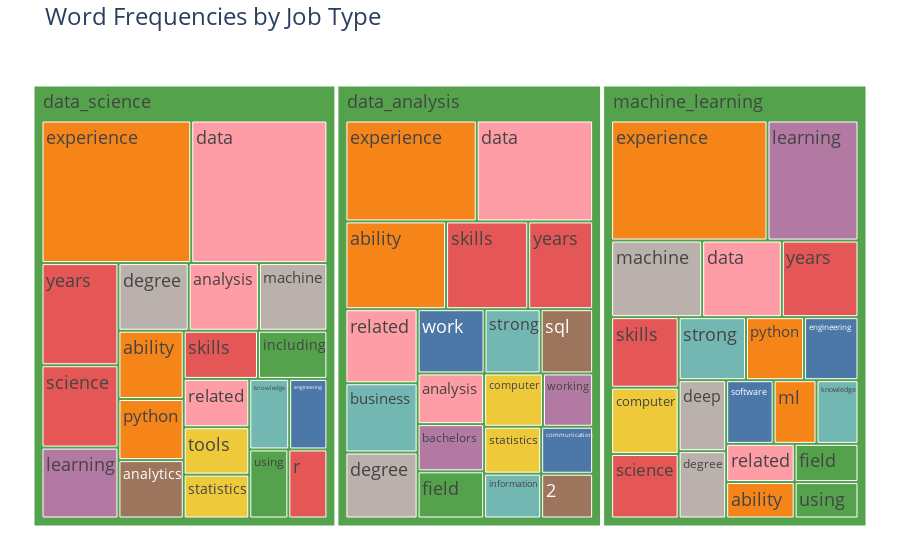

The code cell stored with this chart in its notebook:
### Code cell
# treemap of qual or resp for job types 
import plotly.express as px
import numpy as np

# create a custom color scale
color_scale = px.colors.qualitative.T10

# create the treemap figure with custom hover text and color scale
fig = px.treemap(df_word_count_qual, path=['job_type', 'word'], values='frequency', color='word',
                 color_discrete_sequence=color_scale,
                 hover_data={'frequency': ':.2f'},
                 hover_name='word', #textinfo='label+value')
)

# customize the font and size of the title and labels
fig.update_layout(title={'text': "Word Frequencies by Job Type", 'font': {'size': 24}},
                  font={'size': 18})

# customize the margins and background color
fig.update_layout(margin=dict(t=50, l=25, r=25, b=25),
                  #paper_bgcolor='rgba(0,0,0,0)',
                  plot_bgcolor='rgba(0,0,0,0)')

# show the figure
fig.show()
fig.write_html('../images/tree_map.html')

### Figure 1 — Plotly figure (JSON) as saved in the notebook; plotly's stock layout.template omitted (floating-point values rounded to 4 significant figures)
{"data": [{"branchvalues": "total", "customdata": [[46, "engineering"], [76, "ability"], [98, "years"], [48, "knowledge"], [57, "including"], [77, "computer"], [93, "learning"], [202, "data"], [65, "analytics"], [55, "degree"], [52, "software"], [105, "data"], [228, "experience"], [124, "skills"], [152, "ability"], [73, "strong"], [42, "field"], [53, "tools"], [54, "bachelors"], [92, "related"], [62, "strong"], [40, "2"], [45, "related"], [59, "engineering"], [134, "years"], [331, "data"], [79, "machine"], [81, "degree"], [74, "work"], [63, "python"], [54, "field"], [108, "science"], [75, "science"], [44, "information"], [40, "using"], [49, "statistics"], [46, "knowledge"], [54, "related"], [120, "machine"], [46, "working"], [81, "analysis"], [323, "experience"], [58, "sql"], [188, "learning"], [43, "ability"], [82, "skills"], [46, "using"], [54, "computer"], [68, "python"], [58, "deep"], [46, "statistics"], [42, "communication"], [47, "ml"], [46, "r"], [101, "years"], [86, "business"], [82, "degree"], [58, "analysis"], [61, "skills"], [364, "experience"], [1696, "(?)"], [1940, "(?)"], [1694, "(?)"]], "domain": {"x": [0, 1], "y": [0, 1]}, "hovertemplate": "<b>%{hovertext}</b><br><br>labels=%{label}<br>frequency=%{customdata[0]:.2f}<br>parent=%{parent}<br>id=%{id}<br>word=%{customdata[1]}<extra></extra>", "hovertext": ["engineering", "ability", "years", "knowledge", "including", "computer", "learning", "data", "analytics", "degree", "software", "data", "experience", "skills", "ability", "strong", "field", "tools", "bachelors", "related", "strong", "2", "related", "engineering", "years", "data", "machine", "degree", "work", "python", "field", "science", "science", "information", "using", "statistics", "knowledge", "related", "machine", "working", "analysis", "experience", "sql", "learning", "ability", "skills", "using", "computer", "python", "deep", "statistics", "communication", "ml", "r", "years", "business", "degree", "analysis", "skills", "experience", "(?)", "(?)", "(?)"], "ids": ["data_science/engineering", "data_science/ability", "data_analysis/years", "data_science/knowledge", "data_science/including", "machine_learning/computer", "data_science/learning", "data_analysis/data", "data_science/analytics", "machine_learning/degree", "machine_learning/software", "machine_learning/data", "data_analysis/experience", "data_analysis/skills", "data_analysis/ability", "machine_learning/strong", "machine_learning/field", "data_science/tools", "data_analysis/bachelors", "data_analysis/related", "data_analysis/strong", "data_analysis/2", "machine_learning/related", "machine_learning/engineering", "data_science/years", "data_science/data", "data_science/machine", "data_science/degree", "data_analysis/work", "machine_learning/python", "data_analysis/field", "data_science/science", "machine_learning/science", "data_analysis/information", "machine_learning/using", "data_science/statistics", "machine_learning/knowledge", "data_science/related", "machine_learning/machine", "data_analysis/working", "data_science/analysis", "machine_learning/experience", "data_analysis/sql", "machine_learning/learning", "machine_learning/ability", "machine_learning/skills", "data_science/using", "data_analysis/computer", "data_science/python", "machine_learning/deep", "data_analysis/statistics", "data_analysis/communication", "machine_learning/ml", "data_science/r", "machine_learning/years", "data_analysis/business", "data_analysis/degree", "data_analysis/analysis", "data_science/skills", "data_science/experience", "data_analysis", "data_science", "machine_learning"], "labels": ["engineering", "ability", "years", "knowledge", "including", "computer", "learning", "data", "analytics", "degree", "software", "data", "experience", "skills", "ability", "strong", "field", "tools", "bachelors", "related", "strong", "2", "related", "engineering", "years", "data", "machine", "degree", "work", "python", "field", "science", "science", "information", "using", "statistics", "knowledge", "related", "machine", "working", "analysis", "experience", "sql", "learning", "ability", "skills", "using", "computer", "python", "deep", "statistics", "communication", "ml", "r", "years", "business", "degree", "analysis", "skills", "experience", "data_analysis", "data_science", "machine_learning"], "marker": {"colors": ["#4C78A8", "#F58518", "#E45756", "#72B7B2", "#54A24B", "#EECA3B", "#B279A2", "#FF9DA6", "#9D755D", "#BAB0AC", "#4C78A8", "#FF9DA6", "#F58518", "#E45756", "#F58518", "#72B7B2", "#54A24B", "#EECA3B", "#B279A2", "#FF9DA6", "#72B7B2", "#9D755D", "#FF9DA6", "#4C78A8", "#E45756", "#FF9DA6", "#BAB0AC", "#BAB0AC", "#4C78A8", "#F58518", "#54A24B", "#E45756", "#E45756", "#72B7B2", "#54A24B", "#EECA3B", "#72B7B2", "#FF9DA6", "#BAB0AC", "#B279A2", "#FF9DA6", "#F58518", "#9D755D", "#B279A2", "#F58518", "#E45756", "#54A24B", "#EECA3B", "#F58518", "#BAB0AC", "#EECA3B", "#4C78A8", "#F58518", "#E45756", "#E45756", "#72B7B2", "#BAB0AC", "#FF9DA6", "#E45756", "#F58518", "#54A24B", "#54A24B", "#54A24B"]}, "name": "", "parents": ["data_science", "data_science", "data_analysis", "data_science", "data_science", "machine_learning", "data_science", "data_analysis", "data_science", "machine_learning", "machine_learning", "machine_learning", "data_analysis", "data_analysis", "data_analysis", "machine_learning", "machine_learning", "data_science", "data_analysis", "data_analysis", "data_analysis", "data_analysis", "machine_learning", "machine_learning", "data_science", "data_science", "data_science", "data_science", "data_analysis", "machine_learning", "data_analysis", "data_science", "machine_learning", "data_analysis", "machine_learning", "data_science", "machine_learning", "data_science", "machine_learning", "data_analysis", "data_science", "machine_learning", "data_analysis", "machine_learning", "machine_learning", "machine_learning", "data_science", "data_analysis", "data_science", "machine_learning", "data_analysis", "data_analysis", "machine_learning", "data_science", "machine_learning", "data_analysis", "data_analysis", "data_analysis", "data_science", "data_science", "", "", ""], "type": "treemap", "values": [46, 76, 98, 48, 57, 77, 93, 202, 65, 55, 52, 105, 228, 124, 152, 73, 42, 53, 54, 92, 62, 40, 45, 59, 134, 331, 79, 81, 74, 63, 54, 108, 75, 44, 40, 49, 46, 54, 120, 46, 81, 323, 58, 188, 43, 82, 46, 54, 68, 58, 46, 42, 47, 46, 101, 86, 82, 58, 61, 364, 1696, 1940, 1694]}], "layout": {"font": {"size": 18}, "legend": {"tracegroupgap": 0}, "margin": {"b": 25, "l": 25, "r": 25, "t": 50}, "plot_bgcolor": "rgba(0,0,0,0)", "title": {"font": {"size": 24}, "text": "Word Frequencies by Job Type"}, "treemapcolorway": ["#4C78A8", "#F58518", "#E45756", "#72B7B2", "#54A24B", "#EECA3B", "#B279A2", "#FF9DA6", "#9D755D", "#BAB0AC"]}}
